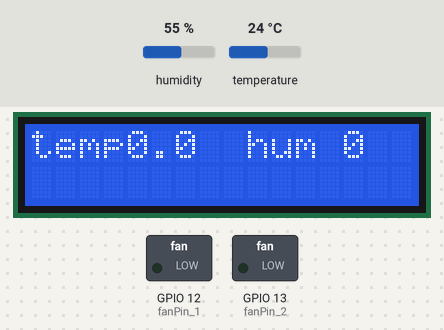
Bench run of a program on a simulated ESP8266 (NodeMCU). Shown: 16×2 character LCD, switched loads named in the program (green lamp = pin HIGH). Dashed ring = blinking. The inputs (shaded band) are chosen by the test bench; at power-on: humidity 55 %, temperature 24 °C. What the program prints to the serial monitor is not drawn.

Above: at 1.2 s.
1.3 s: humidity set to 78 %
At 2.4 s:
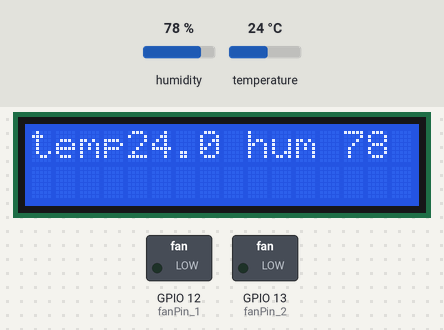
4.3 s: humidity set to 82 %
At 6.6 s:
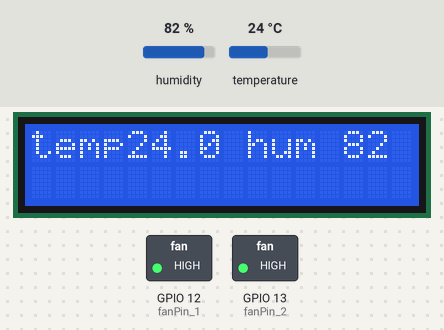
7.7 s: temperature set to 33 °C
At 9.1 s:
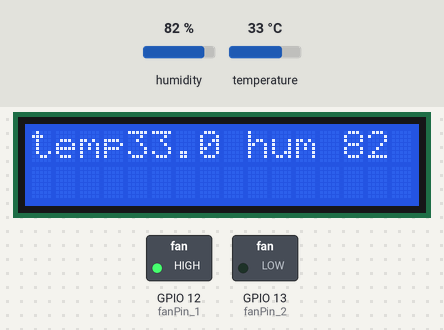
14.2 s: temperature set to 12 °C
At 17.8 s:
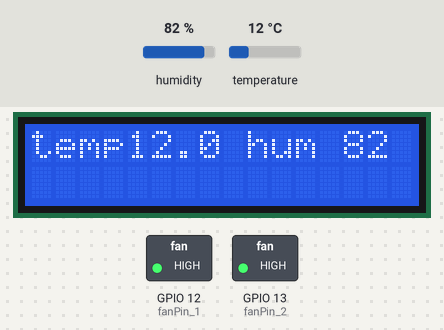
Timing chart, 0 to 18.9 s (numbered marks = the images above; inputs shaded):
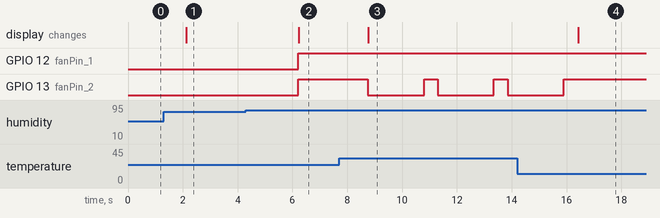

Measured:
- the behaviour switches between 79 and 80 % on humidity (found by bisection; images 1 and 2)
- after the input at 1.3 s, the display: changes after 0.83 s (image 1)
- after the input at 4.3 s, GPIO 12 (fanPin_1), GPIO 13 (fanPin_2): LOW → HIGH after 1.9 s; the display: changes after 1.9 s (image 2)
- after the input at 7.7 s, GPIO 13 (fanPin_2): alternates HIGH for 0.50 s and LOW for 2.0 s, starting after 1.1 s; the display: changes after 1.1 s (image 3)
- after the input at 14.2 s, GPIO 13 (fanPin_2): goes on until 15.9 s, then stays HIGH; the display: changes after 2.2 s (image 4)

The program:

main.cpp
```cpp
#include "DHTesp.h"
#include <LiquidCrystal_PCF8574.h>
#include <Wire.h>
#include "MicroClimate.h"

LiquidCrystal_PCF8574 lcd(0x27);
DHTesp dht;

// Пины
#define fanPin_1 12
#define fanPin_2 13
#define dhtPin 14
#define lcdSclPin 16
#define lcdSdaPin 2

// Пороговые значение по-умолчанию
#define minTemp = 27.0f
#define maxTemp = 29.0f
#define minHum = 80.0f
#define maxHum = 90.0f

// Общая задержка
#define  timeDelay 1000

MicroClimate mc;

void setup()
{

	Serial.begin(115200);
	Serial.println();
	// pinMode(dhtPin, INPUT);
	dht.setup(dhtPin, DHTesp::DHT22);
	lcd.begin(lcdSclPin, lcdSdaPin);
	Wire.beginTransmission(0x27);

	mc.initDht(&dht);
	mc.initFan(fanPin_1,fanPin_2);

}

void loop()
{
	mc.update();
	printLcdInfo(mc.getValue().temp, mc.getValue().hum);
	printSerilaInfo(mc.getValue().temp, mc.getValue().hum);

	delay(timeDelay);
}


// Вывод информации в порт отладки
void printSerilaInfo(float temp, float hum){
	Serial.print(temp);
	Serial.print(' ');
	Serial.print(hum);
	Serial.println();
}

// Вывод информации на экран
void printLcdInfo(float temp, float hum){
	lcd.setBacklight(255);
	lcd.clear();
	lcd.setCursor(0, 0);
	lcd.print("temp");
	lcd.setCursor(9, 0);
	lcd.print("hum");
	lcd.setCursor(4, 0);
	lcd.print(temp, 1);
	lcd.setCursor(13, 0);
	lcd.print(hum, 0);
}
```

MicroClimate.h
```cpp
#ifndef MC
#define MC

#include <Arduino.h>
#include "DHTesp.h"

#define DEF_TIMER 2000
#define DEF_TEMP_MIN 27.0f
#define DEF_TEMP_MAX 29.0f
#define DEF_HUM_MIN 80.0f
#define DEF_HUM_MAX 90.0f

struct climate
{
    float temp = 0;
    float hum = 0;
};

enum FanStates {
    OFF = 0,
    MIN = 1,
    MAX = 2
};

class MicroClimate
{
private:
    climate _value;                     // Текущие значения температуры и влажности
    climate _minValue, _maxValue;       // Пороговые значения
    climate _defMinValue, _defMaxValue; // Пороговые значения по-умолчанию

    uint16_t _fanPin_1; // Пин для первой фазы вентилятора (реле)
    uint16_t _fanPin_2; // Пин для второй фазы венитлятора (реле)

    unsigned long _timer, _lastTime; // Таймер для цикла и последнее время опроса

    DHTesp* _dht; // Ссылка на DHT датчик

    FanStates _fanState; // Текущее состояние вентилятора

public:
    MicroClimate(unsigned long timer = DEF_TIMER);

    void initDht(DHTesp *dht) { _dht = dht; }
    void initFan(uint16_t fanPin_1, uint16_t fanPin_2);

    climate MicroClimate::getValue() { return _value; }
    climate MicroClimate::getMinValue() { return _minValue; }
    climate MicroClimate::getMaxValue() { return _maxValue; }


    void MicroClimate::setMinValue(climate value) { _minValue = value; }
    void MicroClimate::setMinValueTemp(float value) { _minValue.temp = value; }
    void MicroClimate::setMinValueHum(float value) { _minValue.hum = value; }

    void MicroClimate::setMaxValue(climate value) { _maxValue = value; }
    void MicroClimate::setMaxValueTemp(float value) { _maxValue.temp = value; }
    void MicroClimate::setMaxValueHum(float value) { _maxValue.hum = value; }

    void toDefaultValue();

    void MicroClimate::correctFan();
    void MicroClimate::onFanMin();
    void MicroClimate::onFanMax();
    void MicroClimate::offFan();

    void MicroClimate::updateValue();

    void update();
};

#endif
```

MicroClimate.cpp
```cpp
#include "MicroClimate.h"

MicroClimate::MicroClimate(unsigned long timer)
{
    _defMinValue.temp = (float)DEF_TEMP_MIN;
    _defMaxValue.temp = (float)DEF_TEMP_MAX;
    _defMinValue.hum = (float)DEF_HUM_MIN;
    _defMaxValue.hum = (float)DEF_HUM_MAX;

    _fanState = FanStates::OFF;

    MicroClimate::toDefaultValue();

    _timer = timer;
    _lastTime = millis();
}

void MicroClimate::initFan(uint16_t fanPin_1, uint16_t fanPin_2)
{
    _fanPin_1 = fanPin_1;
    _fanPin_2 = fanPin_2;

    pinMode(fanPin_1, OUTPUT);
    pinMode(fanPin_2, OUTPUT);
}

void MicroClimate::update()
{
    if (millis() - _lastTime >= _timer)
    {
        MicroClimate::updateValue();
        MicroClimate::correctFan();
        _lastTime = millis();
    }
}

void MicroClimate::updateValue()
{
    if(_dht){
        _value.hum = _dht->getHumidity();
        _value.temp = _dht->getTemperature();
    }
}

void MicroClimate::correctFan()
{
    if (_value.hum >= _minValue.hum or _value.temp >= _minValue.temp)
	{
		MicroClimate::onFanMin();
		if (_value.hum < _maxValue.hum and _value.temp < _maxValue.temp)
            MicroClimate::onFanMax();
	}
	else MicroClimate::offFan();
}
void MicroClimate::onFanMin(){
    if(_fanState != FanStates::OFF){
        digitalWrite(_fanPin_1, 1);
        digitalWrite(_fanPin_2, 1);
        delay(500);
        digitalWrite(_fanPin_2, 0);
        _fanState = FanStates::MIN;
    }
}
void MicroClimate::onFanMax(){
    if(_fanState != FanStates::MAX){
        if(_fanState == FanStates::OFF) digitalWrite(_fanPin_1, 1);
        digitalWrite(_fanPin_2, 1);
        _fanState = FanStates::MAX;
    }
}
void MicroClimate::offFan(){
    digitalWrite(_fanPin_2, 0);
    digitalWrite(_fanPin_1, 0);
    _fanState = FanStates::OFF;
}

void MicroClimate::toDefaultValue()
{
    _minValue = _defMinValue;
    _maxValue = _defMaxValue;
}
```
